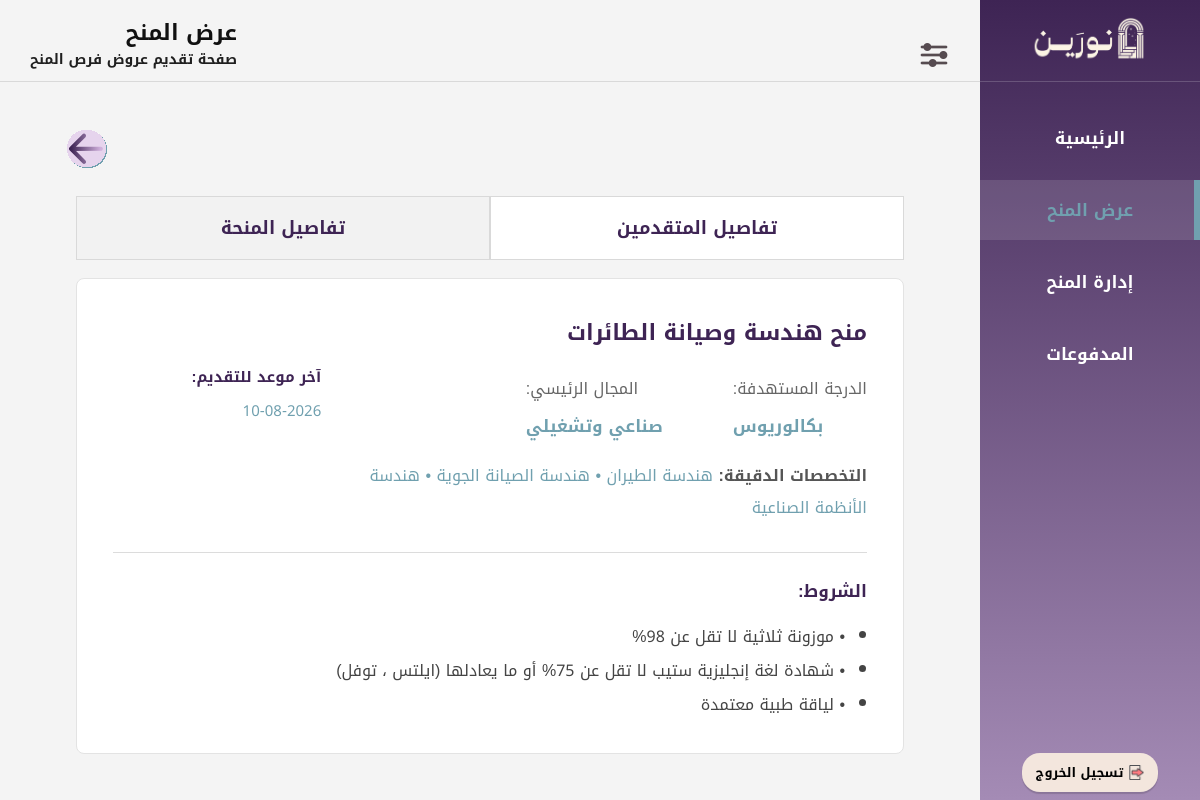
The page /Inv05_ScholarshipsDetails.php?id=4 (signed in) on the database its author committed.
### tables this page shows
CREATE TABLE IF NOT EXISTS `scholarship_opps` (
  `scholarship_id` int NOT NULL AUTO_INCREMENT,
  `sch_field` enum('تقني وحوسبي','علوم طبيعية','صناعي وتشغيلي','ادراي','قانوني','اجتماعي وانساني','تصميمي','اقتصادي','إعلامي','بيئي','لوجيستي','صحي') NOT NULL,
  `inv_id` int NOT NULL,
  `sch_name` varchar(100) NOT NULL,
  `requirements` text NOT NULL,
  `study_level` enum('بكالوريوس','ماجستير','دكتوراه') NOT NULL,
  `Specializations` text NOT NULL,
  `app_deadline` datetime NOT NULL,
  PRIMARY KEY (`scholarship_id`),
  UNIQUE KEY `scholarship_id` (`scholarship_id`),
  KEY `field_filter` (`sch_field`),
  KEY `inv_id` (`inv_id`)
);

### Inv05_ScholarshipsDetails.php (the view, shortened to what this page needs)
<?php
$con=mysqli_connect("localhost","root","","noreen");
mysqli_set_charset($con,"utf8mb4");
$inv_id=$_SESSION['inv_id'];
$scholarship_id=(int)$_GET['id'];
function e($text){
    return htmlspecialchars($text ?? "",ENT_QUOTES,"UTF-8");
}
$stmt=mysqli_prepare($con,"
    SELECT scholarship_id,sch_name,sch_field,study_level,Specializations,requirements,app_deadline
    FROM scholarship_opps
    WHERE scholarship_id=? AND inv_id=?
");
mysqli_stmt_bind_param($stmt,"ii",$scholarship_id,$inv_id);
mysqli_stmt_execute($stmt);
$result=mysqli_stmt_get_result($stmt);
$scholarship=mysqli_fetch_assoc($result);
?>
<!DOCTYPE html>
<html lang="ar" dir="rtl">
<head>
<link rel="stylesheet" href="CSS01Layout.css?v=3">
</head>
<body>
<div class="layout">
<aside class="sidebar">
<div class="sidebar-top">
<div class="sidebar-logo"><img src="شعار نورين.png" alt="نورين"></div>
<ul class="sidebar-menu">
<li><a href="Inv00_MainPage.php">الرئيسية</a></li>
<li><a href="Inv04_CreateScholarship.php" class="active">عرض المنح</a></li>
<li><a href="Inv06_ManageScholarships.php">إدارة المنح</a></li>
<li><a href="Inv10_Payments.php">المدفوعات</a></li>
</ul>
</div>
<div class="sidebar-bottom">
<form action="logout.php" method="post">
<button type="submit" class="logout-btn">
<img src="ايقونة تسجيل الخروج.png" class="logout-icon" alt="تسجيل الخروج">
<b>تسجيل الخروج</b>
</button>
</form>
</div>
</aside>
<div class="main-content">
<header class="header">
<div class="page-heading">
<h1 class="page-title">عرض المنح</h1>
<p class="page-description">صفحة تقديم عروض فرص المنح</p>
</div>
<div class="header-icons">
<div class="settings-dropdown">
<img src="ايقونة قائمة الاعدادات.png" class="menu-icon" alt="الإعدادات">
</div>
</div>
</header>
<section class="page">
<div class="page-top">
<div class="back-btn">
<a href="Inv04_CreateScholarship.php"><img src="سهم تراجع.svg" width="40"></a>
</div>
</div>
<div class="tabs-row">
<div class="tab tab-active" data-target="scholarship-tab">تفاصيل المنحة</div>
<div class="tab" data-target="requests-tab">تفاصيل المتقدمين</div>
</div>
<div id="scholarship-tab" class="tab-content active">
<div class="scholarship-details-box">
<div class="top-info-row">
<div class="deadline-box">
<span class="deadline-label">آخر موعد للتقديم:</span>
<span class="deadline-value"><?php echo date("d-m-Y",strtotime($scholarship['app_deadline'])); ?></span>
</div>
<div class="main-info-box">
<h2 class="main-title"><?php echo e($scholarship['sch_name']); ?></h2>
<div class="double-info-row">
<div class="info-item">
<span class="info-label">المجال الرئيسي:</span>
<span class="info-value"><?php echo e($scholarship['sch_field']); ?></span>
</div>
<div class="info-item">
<span class="info-label">الدرجة المستهدفة:</span>
<span class="info-value"><?php echo e($scholarship['study_level']); ?></span>
</div>
</div>
<div class="specialization-line">
<span class="specialization-label">التخصصات الدقيقة:</span>
<span class="specialization-value"><?php echo e($scholarship['Specializations']); ?></span>
</div>
</div>
</div>
<div class="section-divider"></div>
<div class="conditions-box">
<h3 class="conditions-title">الشروط:</h3>
<?php $requirements_lines=preg_split("/\r\n|\n|\r/",$scholarship['requirements']); ?>
<ul class="conditions-list">
<?php foreach($requirements_lines as $line): ?>
<?php if(trim($line)!=""): ?>
<li><?php echo e(trim($line)); ?></li>
<?php endif; ?>
<?php endforeach; ?>
</ul>
</div>
</div>
</div>
</section>
</div>
</div>
</body>
</html>

### CSS01Layout.css (style rules this page uses)
* { margin:0; padding:0; box-sizing:border-box; font-family:"Noto Kufi Arabic",sans-serif; text-decoration:none; }
body { background:#F4F4F4; direction:rtl; }
.layout { display:flex; min-height:100vh; }
.sidebar { width:220px; height:100vh; position:fixed; top:0; right:0; background:linear-gradient(to bottom,#3E2454,#A48BB5); color:#FFFFFF; display:flex; flex-direction:column; justify-content:space-between; z-index:1000; }
.sidebar-top { width:100%; }
.sidebar-logo { height:82px; display:flex; align-items:center; justify-content:center; border-bottom:1px solid rgba(255,255,255,0.18); }
.sidebar-logo img { width:120px; height:auto; object-fit:contain; }
.sidebar-menu { list-style:none; margin-top:26px; }
.sidebar-menu li { margin-bottom:12px; }
.sidebar-menu a { color:#FFFFFF; font-size:17px; font-weight:600; display:block; padding:14px 22px; text-align:center; transition:.25s; position:relative; }
.sidebar-menu a.active { color:#70A0AF; background:rgba(255,255,255,0.12); }
.sidebar-menu a.active::after { content:""; position:absolute; right:0; top:0; width:6px; height:100%; background:#70A0AF; }
.sidebar-bottom { padding:0 10px 8px; display:flex; justify-content:center; }
.logout-btn { background:#F3E6DD; border:none; border-radius:18px; padding:7px 14px; font-size:13px; cursor:pointer; display:flex; align-items:center; gap:6px; box-shadow:0 2px 1px rgba(0,0,0,0.15); transition:transform .3s, box-shadow .3s; }
.logout-icon { width:15px; height:15px; object-fit:contain; }
.main-content { margin-right:220px; width:calc(100% - 220px); min-height:100vh; display:flex; flex-direction:column; }
.header { min-height:82px; position:sticky; top:0; z-index:900; border-bottom:1px solid #d9d9d9; background:#F4F4F4; display:flex; flex-direction:row-reverse;; align-items:flex-end; justify-content:space-between; padding:10px 30px; }
.page-heading { display:flex; flex-direction:column; align-items:flex-start; justify-content:center; text-align:right; }
.page-title { font-size:22px; font-weight:700; color:#111111; line-height:1.4; }
.page-description { font-size:14px; font-weight:600; color:#1f1f1f; line-height:1.6; }
.header-icons { display:flex; align-items:center; }
.settings-dropdown { position:relative; display:inline-block; }
.settings-dropdown::after { content:""; position:absolute; top:100%; left:0; width:100%; height:10px; }
.menu-icon { width:32px; height:32px; cursor:pointer; display:block; object-fit:contain; }
.page { padding:30px; }
.page-top { display:flex; justify-content:space-between; align-items:center; padding:25px 40px; }

### rows shown on the page
scholarship_opps: app_deadline "10-08-2026", sch_name "منح هندسة وصيانة الطائرات", sch_field "صناعي وتشغيلي", study_level "بكالوريوس", Specializations "هندسة الطيران • هندسة الصيانة الجوية • هندسة الأنظمة الصناعية", requirements "• موزونة ثلاثية لا تقل عن 98%", requirements "• شهادة لغة إنجليزية ستيب لا تقل عن 75% أو ما يعادلها (ايلتس ، توفل)", requirements "• لياقة طبية معتمدة"
